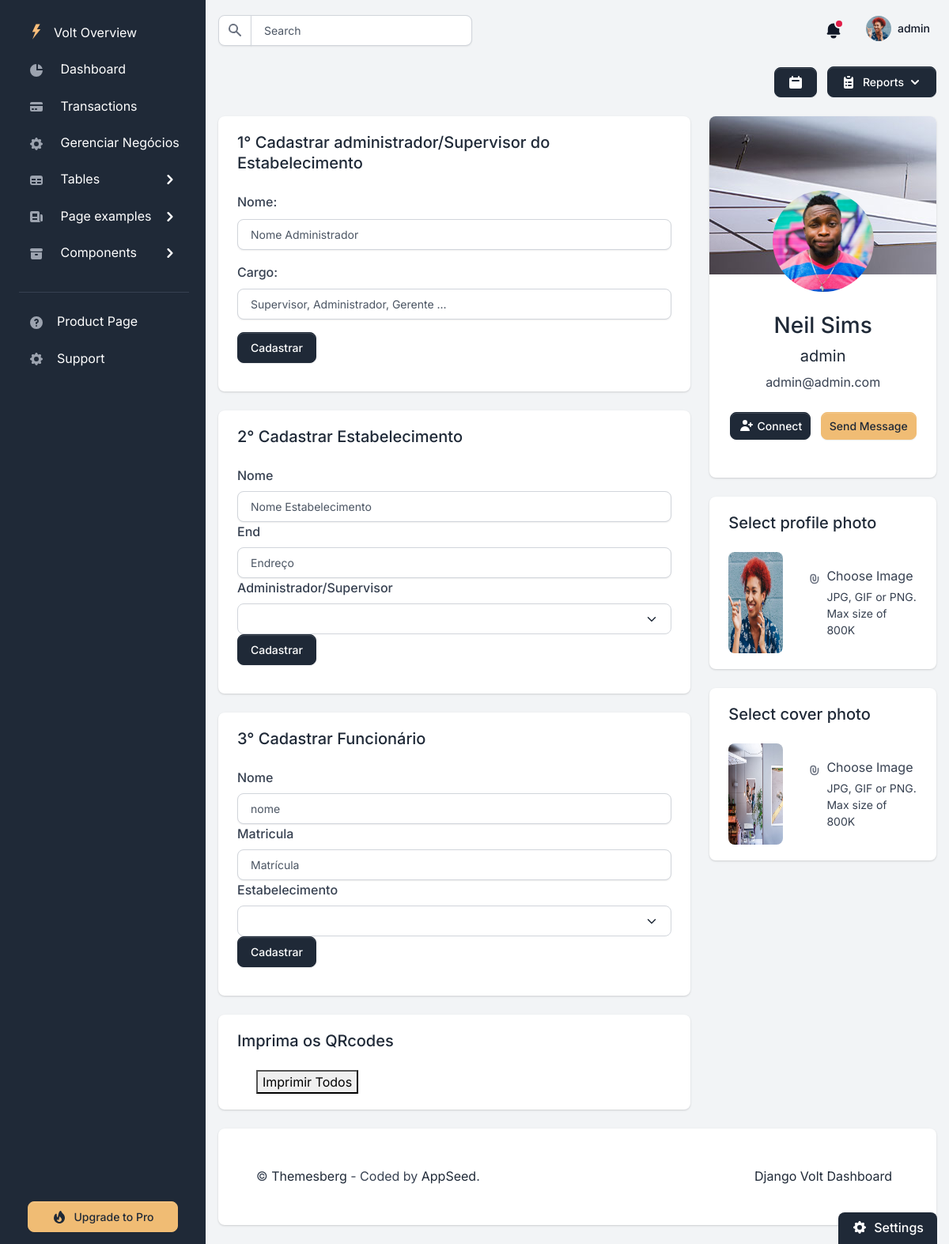
The app's page /create-funci/ (signed in), older data.
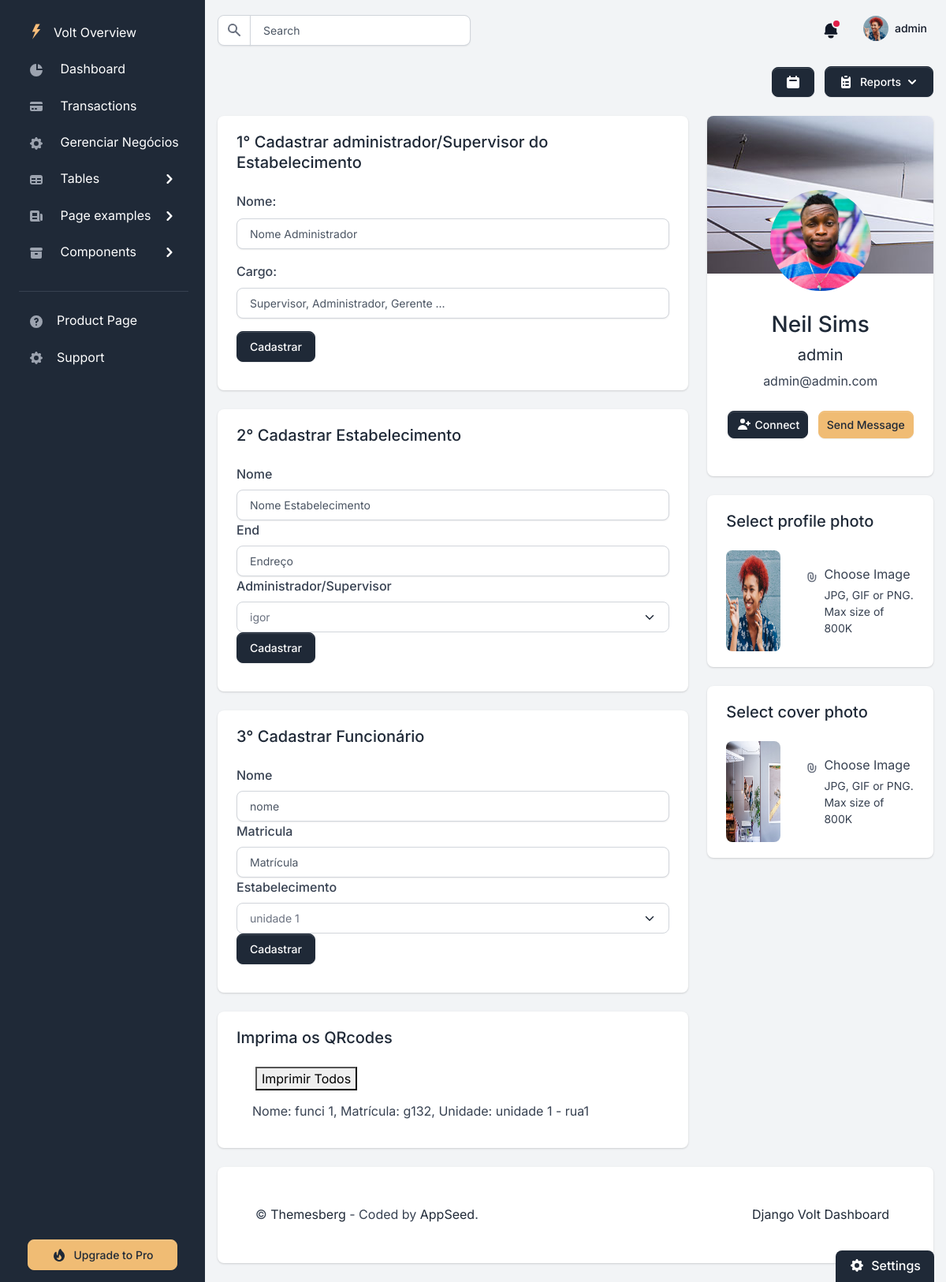
The same page, newer data.
### funcionario/models.py (models this page shows, shortened)
class Funcionario(models.Model):
    nome = models.CharField(max_length=150)
    qrcode = models.ImageField(blank=True, upload_to='qrcode')
    site = models.CharField(max_length=150, default='https://primeportalbr.com/avaliacao/')
    codigo = models.CharField(max_length=300, blank=True)
    matricula = models.CharField(max_length=15, blank=True, unique=True)
    unidade = models.ForeignKey(Unidade, on_delete=models.CASCADE)
    usuario = models.ForeignKey(CustomUser, on_delete=models.CASCADE)
    total_avaliacoes = models.IntegerField(default=0)

### unidade/models.py (models this page shows)
class Unidade(models.Model):
    nome = models.CharField(max_length=100)
    end = models.CharField(max_length=100)
    usuario = models.ForeignKey(CustomUser, on_delete=models.CASCADE)
    def __str__(self) -> str:
        return f'{self.nome} - {self.end}'

### funcionario/views.py (the view, shortened to what this page needs)
# urls.py: path('create-funci/', AuthorCreateView.as_view(), name='create_funci'),
class AuthorCreateView(LoginRequiredMixin, FormView):
    form_class = NovoFunciForm
    success_url = reverse_lazy('create_funci')
    template_name = 'home/settings.html'
    def get_context_data(self, **kwargs):
        context = super().get_context_data(**kwargs)
        user = self.request.user
        autenticado = user.is_authenticated
        form_unidade = NovaUnidadeForm
        form_administrador = NovoAdministradorForm
        lista = Funcionario.objects.filter(usuario=user).order_by('-id')
        context['autenticado'] = autenticado
        context['funcionarios'] = lista
        context['msg'] = 'funcionou'
        context['form_unidade'] = form_unidade
        context['form_administrador'] = form_administrador
        context['unidades'] = Unidade.objects.all().order_by('-id')
        context['administradores'] = AdministradorUnidade.objects.all().order_by('-id')
        return context

### funcionario/forms.py
class NovoFunciForm(forms.ModelForm):
    nome = forms.CharField(
        widget=forms.TextInput(
            attrs={
                "placeholder": "nome",
                "class": "form-control"
            }
        ))
    matricula = forms.CharField(
        widget=forms.TextInput(
            attrs={
                "placeholder": "Matrícula",
                "class": "form-control"
            }
        ))
    unidade = forms.ModelChoiceField(
            queryset=Unidade.objects.all(),
            empty_label="Select Unidade",
            widget=forms.Select(attrs={'class': 'form-control'})
        )
    class Meta:
        model = Funcionario
        fields = ('nome', 'matricula','unidade')

### templates/home/settings.html (shortened to what the changed rows need)
{% extends "layouts/base.html" %}
{% block content %}
    <div class="row">
        <div class="col-12 col-xl-8">
            <div class="card card-body border-0 shadow mb-4">
                <h2 class="h5 mb-4">1° Cadastrar administrador/Supervisor do Estabelecimento</h2>
            </div>
            <div class="card card-body border-0 shadow mb-4">
                <h2 class="h5 mb-4">2° Cadastrar Estabelecimento</h2>
                <form action="" method="post" id="myform">
                    <label for="id_nome">{{form_unidade.nome.label}}</label>
                        {{form_unidade.nome}}
                    <label for="id_matricula">{{form_unidade.end.label}}</label>
                        {{form_unidade.end}}
                    <label for="id_unidade">
                        Administrador/Supervisor
                    </label>
                    <select name="administrador" id="administrador" class="form-select mb-0" >
                        {% include 'includes/administradores.html' %}
                    </select>
                    <input type="button" value="Cadastrar" id="save-button" class="btn btn-block btn-gray-800 mb-3" hx-post="{% url 'criar-unidade'%}" hx-trigger="click" hx-target="#unidades" hx-on:click="alert('Verifique seus Estabelecimentos no formulário de Funcionário logo abaixo!')">
                </form>
            </div>
            <div class="card card-body border-0 shadow mb-4">
                <h2 class="h5 mb-4">3° Cadastrar Funcionário</h2>
                <form action="" method="post" id="myform">
                    <label for="id_nome">{{form.nome.label}}
                    </label>
                    {{form.nome}}
                    <label for="id_matricula">{{form.matricula.label}}</label>
                    {{form.matricula}}
                    <label for="id_unidade">Estabelecimento
                    </label>
                    <select name="unidade" id="unidades" class="form-select mb-0">
                        {% include 'includes/unidades.html'%}
                    </select>
                    <input type="button" value="Cadastrar" id="save-button" class="btn btn-block btn-gray-800 mb-3" hx-post="{% url 'salvar_funci'%}" hx-trigger="click" hx-target="#conteudo">
                </form>
            </div>
            <div class="card card-body border-0 shadow mb-4 mb-xl-0">
                <h2 class="h5 mb-4">Imprima os QRcodes</h2>
                <div id="conteudo">
                    {% include 'includes/msg.html' %}
                </div>
            </div>
        </div>
        <div class="col-12 col-xl-4">
            <div class="row">
                <div class="col-12">
                    <div class="card card-body border-0 shadow mb-4">
                        <h2 class="h5 mb-4">Select profile photo</h2>
                    </div>
                </div>
                <div class="col-12">
                    <div class="card card-body border-0 shadow">
                        <h2 class="h5 mb-4">Select cover photo</h2>
                    </div>
                </div>
            </div>
        </div>
    </div>
{% endblock content %}

### templates/includes/msg.html (shortened to what this page needs)
<div class="container">
    <button onclick="printAll()"> Imprimir Todos</button>
</div>
<div class="accordion accordion-flush" id="accordionFlushExample">
    {% for funci in funcionarios %}
    <div class="accordion-item">
        <h2 class="accordion-header" id="flush-heading{{ funci.id }}">
            <button class="accordion-button collapsed" type="button" data-bs-toggle="collapse" data-bs-target="#flush-collapse{{ funci.id }}" aria-expanded="false" aria-controls="flush-collapse{{ funci.id }}">
                Nome: {{ funci.nome }}, Matrícula: {{funci.matricula}}, Unidade: {{funci.unidade}}
            </button>
        </h2>
    </div>
    {% endfor %}
</div>

Row changes from the older to the newer data that the page shows:
added Funcionario: nome "funci 1", matricula "g132", unidade "unidade 1 - rua1"
Text that changed along with them:
form field administrador: (not shown) → "igor"
form field unidade: (not shown) → "unidade 1"
